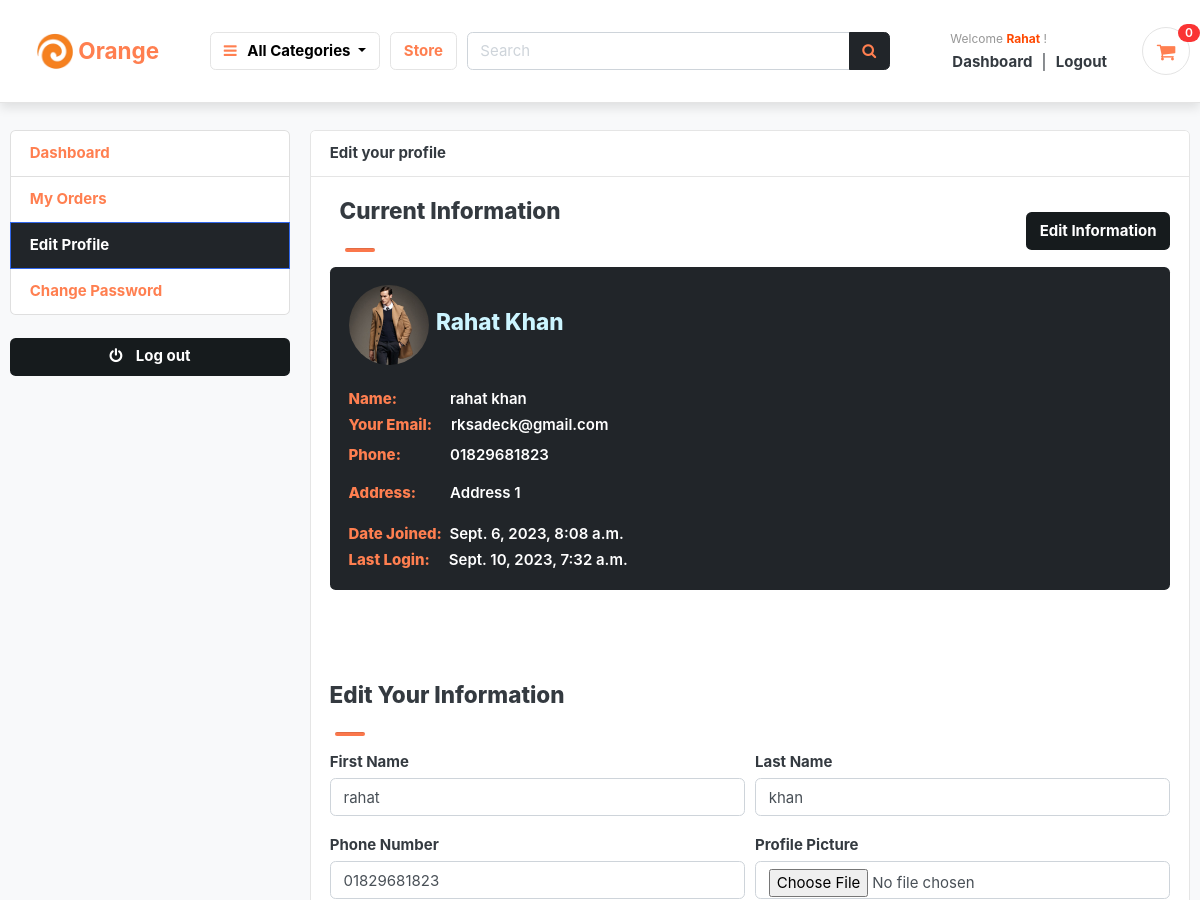
The app's page /accounts/edit_profile/ (signed in, upper part), older data.
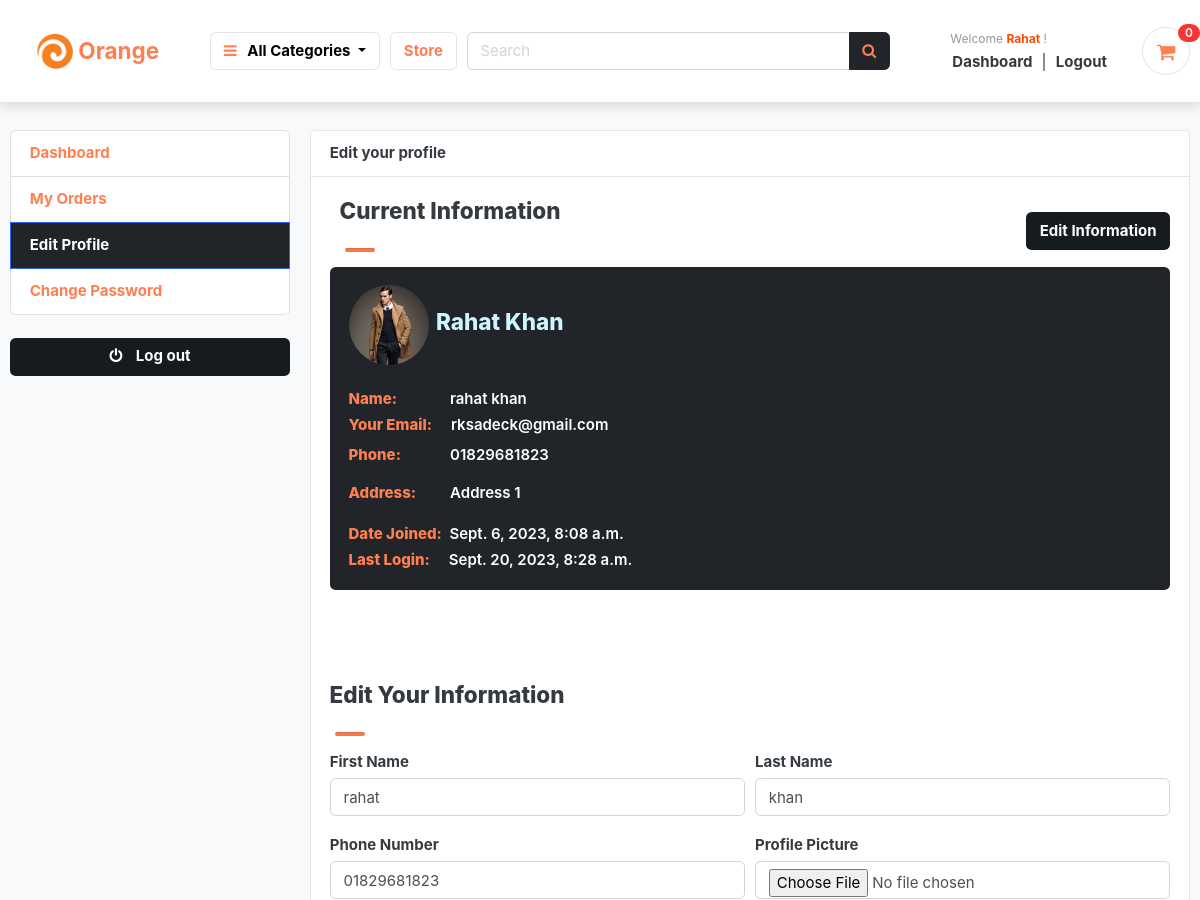
The same page, newer data.
### accounts/models.py (models this page shows, shortened)
class Account(AbstractBaseUser):
    first_name      = models.CharField(max_length=50)
    last_name       = models.CharField(max_length=50)
    username        = models.CharField(max_length=50, unique=True)
    email           = models.EmailField(max_length=100, unique=True)
    phone_number    = models.CharField(max_length=50)
    date_joined     = models.DateTimeField(auto_now_add=True)
    last_login      = models.DateTimeField(auto_now=True)
    is_admin        = models.BooleanField(default=False)
    is_staff        = models.BooleanField(default=False)
    is_active        = models.BooleanField(default=False)
    is_superadmin        = models.BooleanField(default=False)
    USERNAME_FIELD = 'email'
    REQUIRED_FIELDS = ['username', 'first_name', 'last_name']
    objects = MyAccountManager()
    def full_name(self):
        return f'{self.first_name} {self.last_name}'

class UserProfile(models.Model):
    user = models.OneToOneField(Account, on_delete=models.CASCADE)
    address_line_1 = models.CharField(blank=True, max_length=100)
    address_line_2 = models.CharField(blank=True, max_length=100)
    profile_picture = models.ImageField(blank=True, upload_to='photos/userprofile')
    city = models.CharField(blank=True, max_length=20)
    state = models.CharField(blank=True, max_length=20)
    country = models.CharField(blank=True, max_length=20)

### accounts/views.py (the view)
# urls.py: path('edit_profile/', views.edit_profile, name='edit_profile'),
@login_required(login_url='login')
def edit_profile(request):
    userprofile = get_object_or_404(UserProfile, user=request.user)
    if request.method == 'POST':
        user_form = UserForm(request.POST, instance=request.user)
        profile_form = UserProfileForm(request.POST, request.FILES, instance=userprofile)
        if user_form.is_valid() and profile_form.is_valid():
            user_form.save()
            profile_form.save()
            messages.success(request, 'Your profile has been updated.')
            return redirect('edit_profile')
    else:
        user_form = UserForm(instance=request.user)
        profile_form = UserProfileForm(instance=userprofile)
    context = {
        'user_form': user_form,
        'profile_form': profile_form,
        'userprofile': userprofile,
    }
    return render(request, 'accounts/edit_profile.html', context)

### accounts/forms.py
class UserForm(forms.ModelForm):
    class Meta:
        model = Account
        fields = ('first_name', 'last_name', 'phone_number')
    def __init__(self, *args, **kwargs):
        super(UserForm, self).__init__(*args, **kwargs)
        for field in self.fields:
            self.fields[field].widget.attrs['class'] = 'form-control'

class UserProfileForm(forms.ModelForm):
    profile_picture = forms.ImageField(required=False, error_messages = {'invalid':("Image files only")}, widget=forms.FileInput)
    class Meta:
        model = UserProfile
        fields = ('address_line_1', 'address_line_2', 'city', 'state', 'country', 'profile_picture')
    def __init__(self, *args, **kwargs):
        super(UserProfileForm, self).__init__(*args, **kwargs)
        for field in self.fields:
            self.fields[field].widget.attrs['class'] = 'form-control'

### cart/views.py (called while the page is built)
def _cart_id(request):
    cart = request.session.session_key
    if not cart:
        cart = request.session.create()
    return cart

### category/context_processors.py (called while the page is built)
def menu_links(request):
    links = Category.objects.all()
    return dict(links=links)

### category/models.py (called while the page is built)
    def get_url(self):
        return reverse('products_by_category', args=[self.slug])

### accounts/templates/accounts/edit_profile.html (shortened to what this page needs)
{% extends 'base.html' %}
{% block content %}
<section class="section-conten padding-y bg">
<div class="container mt-5 pt-5">
	<div class="row">
	{% include 'accounts/dashboard_sidebar.html' %}
	<main class="col-md-9">
		<article class="card">
		<header class="card-header">
			<strong class="d-inline-block mr-3">Edit your profile</strong>
		</header>
		<div class="card-body">
			<div class="text-right">
				<div class="d-flex justify-content-between align-items-center">
					<div class="d-flex justify-content-center align-items-start flex-column">
						<h3>&nbsp;&nbsp;Current Information</h3>
					<hr class="ml-3 mb-3 rounded">
					</div>
					<a href="#section1" class="btn custom-button">Edit Information</a>
				</div>
				<div class="card-body d-flex justify-content-center align-items-start flex-column bg-dark text-white rounded">
					{% if userprofile.profile_picture %}
						<div class="d-flex justify-content-center align-items-center">
							<img src="{{userprofile.profile_picture.url}}" alt="User Profile Picture" width="80" height="80" style="border-radius:50%;">
							<h3 class=" text-capitalize ml-2" style="color: #ccf5ff;font-weight: 800;">{{user.full_name}}</h3>
						</div>
					{% endif %}
					<p class="mb-0 font-weight-bold mt-4"><span style="color: coral;font-weight: 800;">Name:</span>&nbsp;&nbsp;&nbsp;&nbsp;&nbsp;&nbsp;&nbsp;&nbsp;&nbsp;&nbsp;&nbsp;&nbsp;&nbsp;&nbsp;{{user.first_name}} {{user.last_name}}</p>
					<p class="mb-0 font-weight-bold mt-1"><span style="color: coral;font-weight: 800;">Your Email:</span>&nbsp;&nbsp;&nbsp;&nbsp;&nbsp;{{user.email}}</p>
					<p class="font-weight-bold mt-2">
						<span style="color: coral;font-weight: 800;">Phone:</span> &nbsp;&nbsp;&nbsp;&nbsp;&nbsp;&nbsp;&nbsp;&nbsp;&nbsp;&nbsp;&nbsp;&nbsp;{{user.phone_number}}</p>
					<p class="font-weight-bold text-capitalize">
						<span style="color: coral;font-weight: 800;">Address:</span>
						{{ user.userprofile.address_line_1 }} {% if user.userprofile.address_line_2 %}{{ user.userprofile.address_line_2 }}{% endif %}</p>
						<p class="mb-0 font-weight-bold mt-1"><span style="color: coral;font-weight: 800;">Date Joined:</span>
							&nbsp;{{user.date_joined}}</p>
						<p class="mb-0 font-weight-bold mt-1"><span style="color: coral;font-weight: 800;">Last Login:</span>
							&nbsp;&nbsp;&nbsp;&nbsp;{{user.last_login}}</p>
				</div>
			</div>
			<div class="row mt-5 pt-5" id="section1">
				<div class="d-flex justify-content-center align-items-start flex-column">
					<h3>&nbsp;&nbsp;Edit Your Information</h3>
				<hr class="ml-3 mb-3 rounded">
				</div>
			<div class="col-md-12">
				<form action="{% url 'edit_profile' %}" method="POST" enctype="multipart/form-data">
					<div class="form-row">
						<div class="form-group col-md-6">
							<label  style="font-weight:700;">First Name</label>
							{{user_form.first_name}}
						</div>
						<div class="form-group col-md-6">
							<label  style="font-weight:700;">Last Name</label>
							{{user_form.last_name}}
						</div>
					</div>
					<div class="form-row">
						<div class="form-group col-md-6">
							<label style="font-weight:700;">Phone Number</label>
							{{user_form.phone_number}}
						</div>
						<div class="form-group col-md-6">
							<label style="font-weight:700;">Profile Picture</label>
							{{profile_form.profile_picture}}
						</div>
					</div>
				</form>
			</div>
			</div>
		</div>
		</article>
	</main>
</div>
</div>
</section>
{% endblock %}

### templates/includes/navbar.html (shortened to what the changed rows need)
{% load static %}
<header class="section-header sticky-navbar">
    <section class="header-main border-bottom py-4" style="box-shadow: 0 5px 10px rgba(0,0,0,0.1);">
    <div class="container">
      <div class="row align-items-center">
        <div class="col-lg-2 col-md-3 col-6">
          <a href="{% url 'home' %}" class="brand-wrap">
            <div class="d-flex justify-content-center align-items-center"
              style="background-color: transparent; transition: background-color 0.3s, border-radius 0.3s, padding 0.3s; border-radius: 50px; padding: 10px 15px;"
              onmouseover="this.style.backgroundColor='#343a40'; this.getElementsByTagName('img')[0].classList.add('logo-brightness-change'); this.getElementsByTagName('h2')[0].style.color='#ff4800';"
              onmouseout="this.style.backgroundColor='transparent'; this.getElementsByTagName('img')[0].classList.remove('logo-brightness-change'); this.getElementsByTagName('h2')[0].style.color='coral';">
              <h2 style="color: coral; margin: 3px 5px; font-size: 1.5rem;"><span style="font-weight: bold;">Orange</span></h2>
            </div>
          </a>
        </div>
        <div class="col-lg-3 col-sm-6 col-8 order-2 order-lg-3">
          <div class="d-flex justify-content-end mb-3 mb-lg-0">
            {% if user.id is None %}
            <div class="widget-header">
              <small class="title text-muted welcome-guest">Welcome <span class=""
                style="color:blue;font-weight:bold;text-transform: capitalize;">Guest</span> !</small>
              <div>
                <a href="{% url 'login' %}" class="dashboard-text">Login</a>
                <span class="dark-transp"> | </span>
                <a href="{% url 'register' %}"> <span  class="register-text">Register</span></a>
              </div>
            </div>
            {% else %}
            <div class="widget-header">
              <a href="{% url 'dashboard' %}">
                <small class="title text-muted welcome-user">Welcome <span class=""
                  style="color:#ff4800;font-weight:bold;text-transform: capitalize;">{{user.first_name}}</span> !</small>
              </a>
              <div>
                <a href="{% url 'dashboard' %}"><span class="dashboard-text">Dashboard</span></a>
                <span class="dark-transp"> | </span>
                <a href="{% url 'logout' %}"><span class="logout-text">Logout</span></a>
              </div>
            </div>
            {% endif %}
          </div>
        </div>
      </div>
    </div>
  </section>
</header>

Row changes from the older to the newer data that the page shows:
changed Account "Rahat Khan": last_login "Sept. 10, 2023, 7:32 a.m." → "Sept. 20, 2023, 8:28 a.m."
